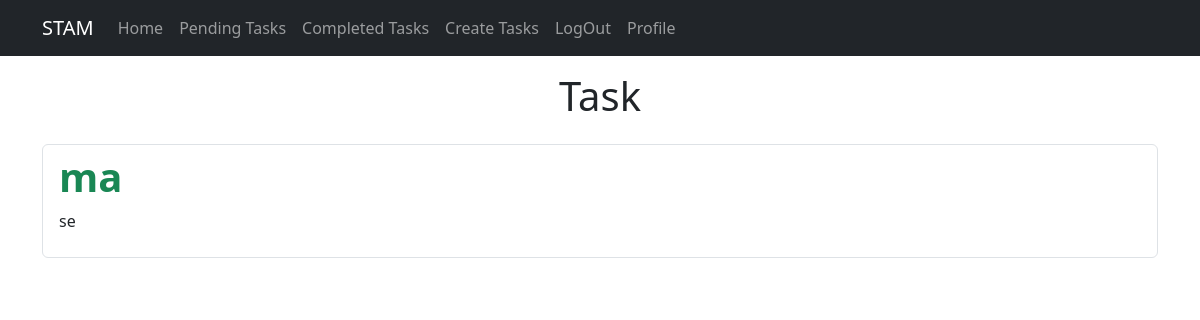
/tasks/ (signed in), run on an earlier commit of the app's database.
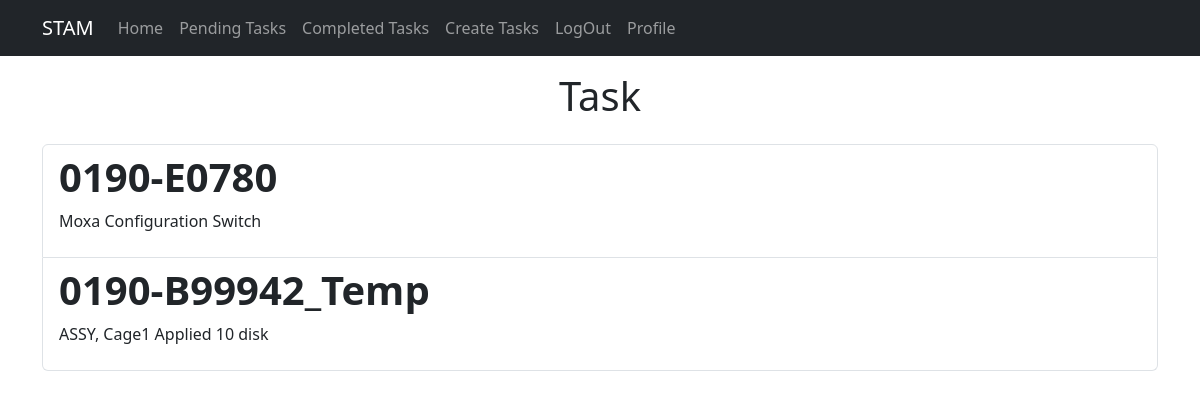
And on a later commit of the database.
### tasks/models.py (models this page shows, shortened)
class Task(models.Model):
    title = models.CharField(max_length=200)
    description = models.TextField(blank=True)
    created = models.DateTimeField(auto_now_add=True)
    datecompleted = models.DateTimeField(null=True, blank=True)
    important = models.BooleanField(default=False)
    user = models.ForeignKey(User, on_delete=models.CASCADE)

### tasks/views.py (the view)
# urls.py: path('tasks/', views.tasks, name='tasks'),
@login_required
def tasks(request):
    tasks = Task.objects.filter(user=request.user, datecompleted__isnull=True)
    return render(request, 'tasks.html', {'tasks': tasks})

### tasks/templates/tasks.html (shortened to what this page needs)
{% extends "base.html" %}
{% block content %}
   <main class='container'>
    <section class="card-body">
      <div class="row">
          <div class="md-8">
            <h1 class='text-center py-3'>Task</h1>
                <ul class='list-group'>
                    {% for task in  tasks%}
                        <a class='list-group-item' href="{% url 'task_detail' task.id %}">
                            <header class="d-flex justify-content-between">
                              {% if task.important %}
                                  <h1 class="fw-bold text-success">{{task.title}}</h1>
                              {% else %}
                                  <h1 class="fw-bold">{{task.title}}</h1>
                              {% endif %}
                            </header>
                            <p>{{task.description}}</p>
                        </a>
                    {% endfor %}
                </ul>
          </div>
      </div>
      </section>
  </main>
{% endblock %}

### tasks/templates/base.html (shortened to what this page needs)
<!DOCTYPE html>
<html lang="en">
  <head>
    <link rel="stylesheet" href="https://cdn.jsdelivr.net/npm/bootstrap@5.3.3/dist/css/bootstrap.min.css">
    <link href="https://cdn.jsdelivr.net/npm/bootstrap@5.3.3/dist/css/bootstrap.min.css" rel="stylesheet">
  </head>
  <body>
      <nav class="navbar navbar-expand-lg bg-dark navbar-dark">
        <div class="container">
          <a class="navbar-brand" href="/">STAM</a>
          <div class="collapse navbar-collapse" id="navbarNavAltMarkup">
            <div class="navbar-nav">
              <li>
                <a  class="nav-link" href="/">Home</a>
              </li>
              {% if user.is_authenticated %}
                <li>
                <a  class="nav-link" href="{% url 'tasks' %}">Pending Tasks</a>
              </li>
                <li>
                <a  class="nav-link" href="/tasks_completed/">Completed Tasks</a>
              </li>
              <li>
                <a  class="nav-link" href="/tasks/create/">Create Tasks</a>
              </li>
                <li>
                  <a  class="nav-link" href="/logout">LogOut</a>
                </li>
                  <li>
                  <a  class="nav-link" href="/profile">Profile</a>
                </li>
              {% endif %}
            </div>
          </div>
        </div>
      </nav>
      {% block content %}
      {% endblock %}
  </body>
</html>

What changed in the data, as far as the page shows it:
changed Task: important True → False (drawn); description "se" → "Moxa Configuration Switch"; title "ma" → "0190-E0780"
added Task: title "0190-B99942_Temp", description "ASSY, Cage1 Applied 10 disk"
